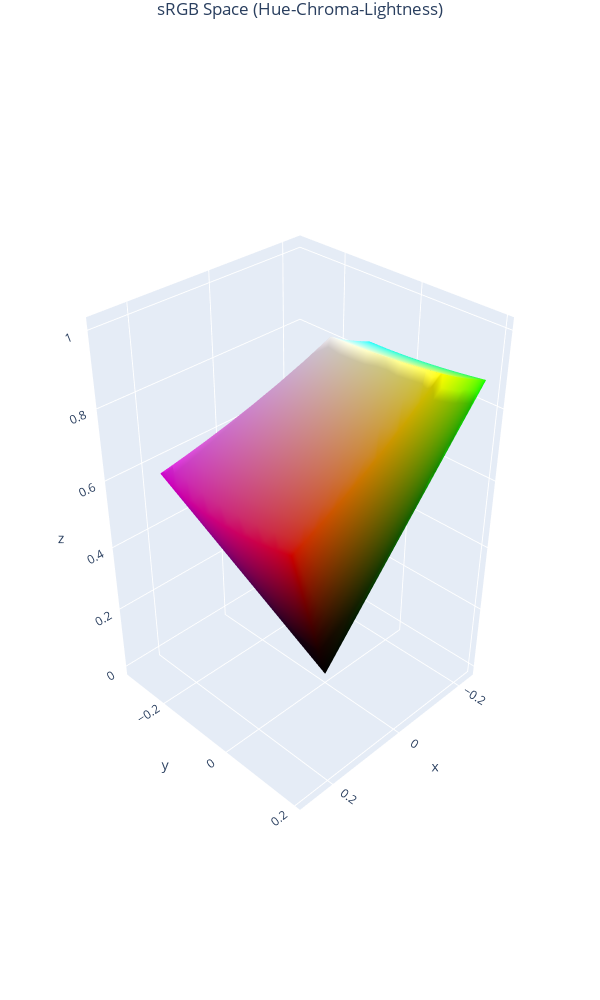

This figure's notebook cell:
### Markdown cell above
### HSL Dreams and Messy Realities

Here I've plotted sRGB again, but this time using an attempt at representing them in terms of hue, chroma, and lightness. Note how it is not a cylinder, as you saw previously with the slices. This is the fundamental reality that makes working with color hard.

**Any color space can only pick one of these:**

1. Clear bounds for each dimension that represent all of the colors we can see or display.
2. Mapping to hue, color, and saturation in a straightforward way.
3. Distances between points reflect distances between colors.

Any attempt to force this shape into a neat cylinder or cone, like HSV and HSL do, will distort the meaning of at least one of hue, saturation, and lightness. HSV thinks that dark purple and white are the same lightness. HSL thinks that bright yellow and dark blue have the same brightness. Both are subtly wrong in other ways due to their simplicity. Furthermore, how we distinguish colors is quite complicated, so trying to make Euclidean distances between colors reflect their actual distances (say, to make an evenly-spaced gradient) generallly means distorting the meaning of chroma or hue.

### Code cell
import plotly.graph_objects as go
import hsluv

import numpy as np
from scipy.spatial import Delaunay

N = 10
r = np.linspace(0, 1, N)
g = np.linspace(0, 1, N)
b = np.linspace(0, 1, N)

r, g, b = np.meshgrid(r, g, b)
r = r.flatten()
g = g.flatten()
b = b.flatten()

rgbs = np.vstack([r, g, b]).T
lchs = rgb2oklch(rgbs)

l, c, h = lchs.T
x = c * np.cos(np.deg2rad(h))
y = c * np.sin(np.deg2rad(h))
z = l

fig = go.Figure(data=[
    go.Mesh3d(
        x=x,
        y=y,
        z=z,        
        vertexcolor=rgbs * 255,
        alphahull=4,
        # hovertext=list(map(str, rgbs * 255))
    )
])
fig.update_scenes(aspectratio=dict(x=0.5, y=0.5, z=0.8))
fig.update_layout(width=600, height=1000, title='sRGB Space (Hue-Chroma-Lightness)', title_x=0.5, margin=dict(t=30, r=0, l=0, b=0))
fig.show()

### Figure 1 — Plotly figure (JSON) as saved in the notebook; plotly's stock layout.template omitted (floating-point values rounded to 4 significant figures; data arrays with more than 128 entries replaced by an {"elided": "..."} marker saying what was removed)
{"data": [{"alphahull": 4, "type": "mesh3d", "vertexcolor": {"elided": "1000x3 float values"}, "x": {"elided": "1000 float values"}, "y": {"elided": "1000 float values"}, "z": {"elided": "1000 float values"}}], "layout": {"height": 1000, "margin": {"b": 0, "l": 0, "r": 0, "t": 30}, "scene": {"aspectratio": {"x": 0.5, "y": 0.5, "z": 0.8}}, "title": {"text": "sRGB Space (Hue-Chroma-Lightness)", "x": 0.5}, "width": 600}}
